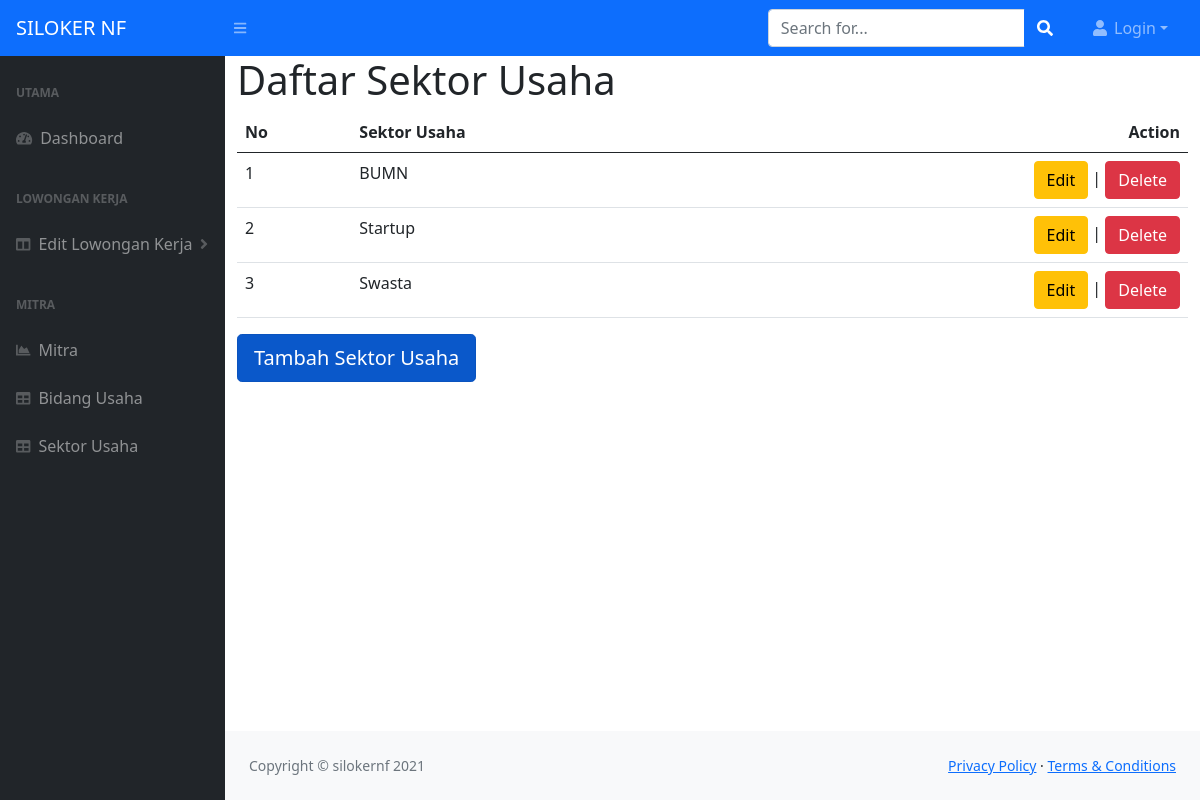
Screenshot of /index.php/sektor_usaha with the database file from the repository.
### tables this page shows
CREATE TABLE `sektor_usaha` (
  `id` int(11) NOT NULL,
  `nama` varchar(45) DEFAULT NULL
);

### application/controllers/Sektor_usaha.php (called while the page is built, shortened)
<?php
class Sektor_usaha extends CI_Controller {
    public function index()
	{
        $this->load->model('all_model', 'sektor');
        $data['list_sektor']=$this->sektor->getAll('sektor_usaha');
        $this->load->view('header');
		$this->load->view('sektor_usaha/index',$data);
        $this->load->view('footer');
    }
}

### index.php (called while the page is built, shortened)
<?php
require_once BASEPATH.'core/CodeIgniter.php';

### application/models/All_model.php (called while the page is built, shortened)
<?php
class All_model extends CI_Model {
    public function getAll($nama){
        $query = $this->db->get($nama);
        return $query;
    }
}

### application/views/sektor_usaha/index.php (the view, shortened to what this page needs)
<h1>Daftar Sektor Usaha</h1>
<table class="table">
    <thead>
        <tr>
            <th>No</th><th>Sektor Usaha</th><th style="text-align:right">Action</th>
        </tr>
    </thead>
    <tbody>
        <?php
        $nomor=1;
        foreach($list_sektor->result() as $sektor){
        ?>
        <tr>
            <td><?=$nomor?></td>
            <td><?=$sektor->nama?></td>
            <td style="text-align:right">
            <a href="<?=base_url()?>sektor_usaha/edit/<?=$sektor->id?>" class="btn btn-warning">Edit</a> |
            <a href="<?=base_url()?>sektor_usaha/delete/<?=$sektor->id?>" class="btn btn-danger"
            <?php echo 'onclick="return hapusSektor(\'Data Sektor '.$sektor->nama.' Yakin mau dihapus ?? \')"'?>
            >Delete</a></td>
        </tr>
        <?php
        $nomor++;
        }
        ?>
    </tbody>
</table>
<a href="<?=base_url()?>sektor_usaha/form" class="btn btn-primary btn-lg active" role="button" aria-pressed="true">Tambah Sektor Usaha</a>

### rows the page displays
sektor_usaha: nama "BUMN"
sektor_usaha: nama "Startup"
sektor_usaha: nama "Swasta"

### other values shown
$username "Login"
